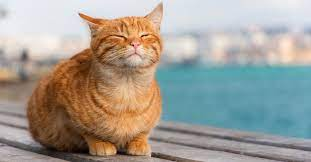
#> input picture entrada.jpeg, 311 x 162 px
$ python AvaliarBlurs.py
#> lines starting #> are read from the running program, lines starting #| are printed output that depends on the picture
import cv2
import numpy

imagem = cv2.imread('entrada.jpeg')
#> imagem is the input picture: shape (162, 311, 3); mean B, G, R 149.3, 158.2, 163.1
cv2.imshow("imagem normal", imagem);

#GAUSSIAN BLUR (blur com peso diferente para pixel distante)
imagemGaussian = cv2.GaussianBlur(imagem, (7,7), 0)
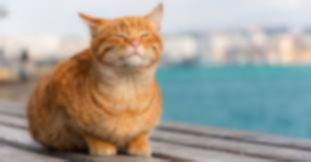
#> imagemGaussian: shape (162, 311, 3); mean B, G, R 149.3, 158.2, 163.2
cv2.imshow("gaussian blur", imagemGaussian)

#MEDIAN BLUR (diminuir ruido da imagem)
imagemMedian = cv2.medianBlur(imagem, 3)
cv2.imshow("mediam blur", imagemMedian)

#FILTRAGEM BILATERAL (fazer tipo um median blur mas manter as bordas)
imagemBilateral = cv2.bilateralFilter(imagem, 9, 75, 75)
cv2.imshow("Bilateral blur", imagemBilateral)

#Brilho e Contraste
alpha = 1 #contraste
beta = 50 #brilho
imagemBrilhoContraste = numpy.zeros_like(imagem) #inicializar a nova imagem

for y in range(imagem.shape[0]):
    for x in range(imagem.shape[1]):
        for z in range(imagem.shape[2]):
            imagemBrilhoContraste[y,x,z] = numpy.clip(alpha*imagem[y,x,z] + beta, 0, 255)
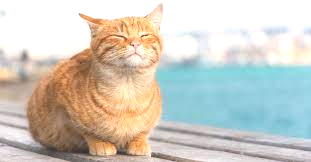
#> imagemBrilhoContraste: shape (162, 311, 3); mean B, G, R 193.9, 203.6, 206.7
cv2.imshow("brilho e contraste", imagemBrilhoContraste)
cv2.waitKey(0)
